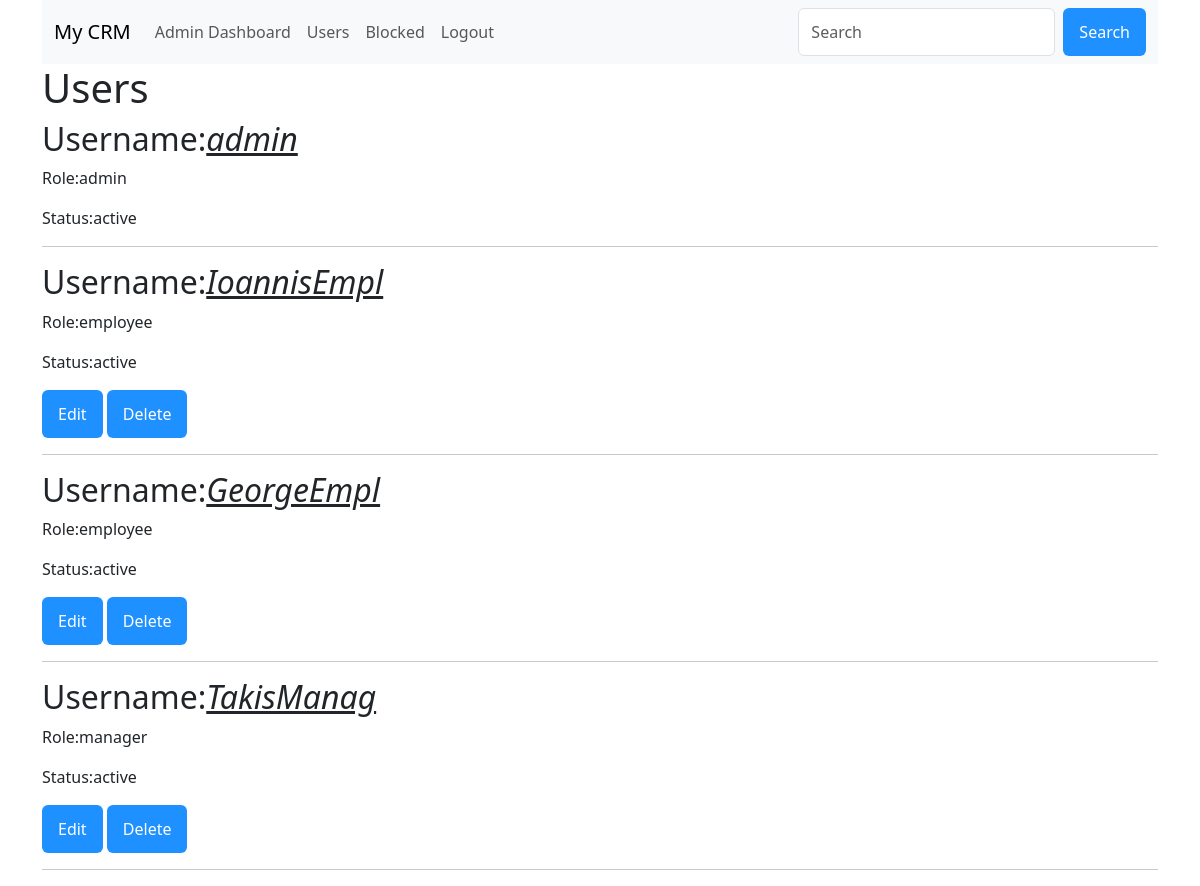
The app's page /users (signed in) with its own data.
### tables this page shows
CREATE TABLE users (
                        uid INTEGER PRIMARY KEY AUTOINCREMENT,
                        username TEXT NOT NULL, 
                        password TEXT NOT NULL,
                        role TEXT DEFAULT 'employee',
                        created_at TIMESTAMP DEFAULT CURRENT_TIMESTAMP,
                        is_active TEXT DEFAULT 'active'
                    );

### app.py (the view)
@app.route('/users')
@roles_permitted(['admin'])
def users():
    db = get_db_conn()
    cursor = db.cursor()
    all_users = cursor.execute("SELECT * FROM users").fetchall()
    return render_template('users.html', users=all_users)

### app.py (called while the page is built)
def roles_permitted(roles):
    def decorator(f):
        @wraps(f)
        def wrapper(*args, **kwargs):
            if 'uid' in session and session['role'] in roles:
                return f(*args, **kwargs)
            else:
                flash(f'ERROR: you need {roles} role to access this page')
                return redirect('/login')
        return wrapper
    return decorator

def get_db_conn():
    db = sqlite3.connect('crm.db')
    db.row_factory = sqlite3.Row
    return db

### templates/users.html (shortened to what this page needs)
{% extends 'base_admin.html' %}
{% block content %}
<h1>Users</h1>
<div>
    {% for user in users %}
    <div>
        <h2>Username:<em><u>{{ user['username'] }}</u></em></h2>
        <p>Role:{{ user['role'] }}</p>
        <p>Status:{{ user['is_active'] }}</p>
        {% if user['role']!='admin'%}
        <a href="/edit/user/{{ user['uid'] }}""><button class="btn info">Edit</button></a>
        <a href="/delete/user/{{ user['uid'] }}"><button class="btn info">Delete</button></a>
        {% endif %}
        <hr>
    </div>
    {% endfor %}
</div>
{% endblock %}

### templates/base_admin.html
{% extends 'base.html' %}
{% block menu %}
    <li class="nav-item">
        <a class="nav-link" href="/admin">Admin Dashboard</a>
    </li>
    <li class="nav-item">
        <a class="nav-link" href="/users">Users</a>
    </li>
    <li class="nav-item">
        <a class="nav-link" href="/blocked/users">Blocked</a>
    </li>
    <li class="nav-item">
        <a class="nav-link" href="/logout">Logout</a>
    </li>
{% endblock %}

### templates/base.html (shortened to what this page needs)
<!DOCTYPE html>
<html lang="en">
<head>
    <link href="https://cdn.jsdelivr.net/npm/bootstrap@5.3.8/dist/css/bootstrap.min.css" rel="stylesheet"
>
    <link rel="stylesheet" href="https://cdnjs.cloudflare.com/ajax/libs/font-awesome/4.7.0/css/font-awesome.min.css">
</head>
<body>
    <div class="container">
        <nav class="navbar navbar-expand-lg bg-body-tertiary">
            <div class="container-fluid">
                <a class="navbar-brand" href="#">My CRM</a>
                <div class="collapse navbar-collapse" id="navbarSupportedContent">
                    <ul class="navbar-nav me-auto mb-2 mb-lg-0">
                        {% block menu %}{% endblock %}
                    </ul>
                    <form class="d-flex" role="search">
                        <input class="form-control me-2" type="search" placeholder="Search" aria-label="Search" />
                        <button class="btn btn-outline-success" type="submit">Search</button>
                    </form>
                </div>
            </div>
        </nav>
        {% block content %}{% endblock %}
    </div>
</body>
</html>

### templates/base.html (style rules this page uses)
.btn { background-color: DodgerBlue; border: none; color: white; padding: 12px 16px; font-size: 16px; cursor: pointer; }

### records on screen
users: username "admin", role "admin", is_active "active"
users: username "IoannisEmpl", role "employee", is_active "active"
users: username "GeorgeEmpl", role "employee", is_active "active"
users: username "TakisManag", role "manager", is_active "active"
